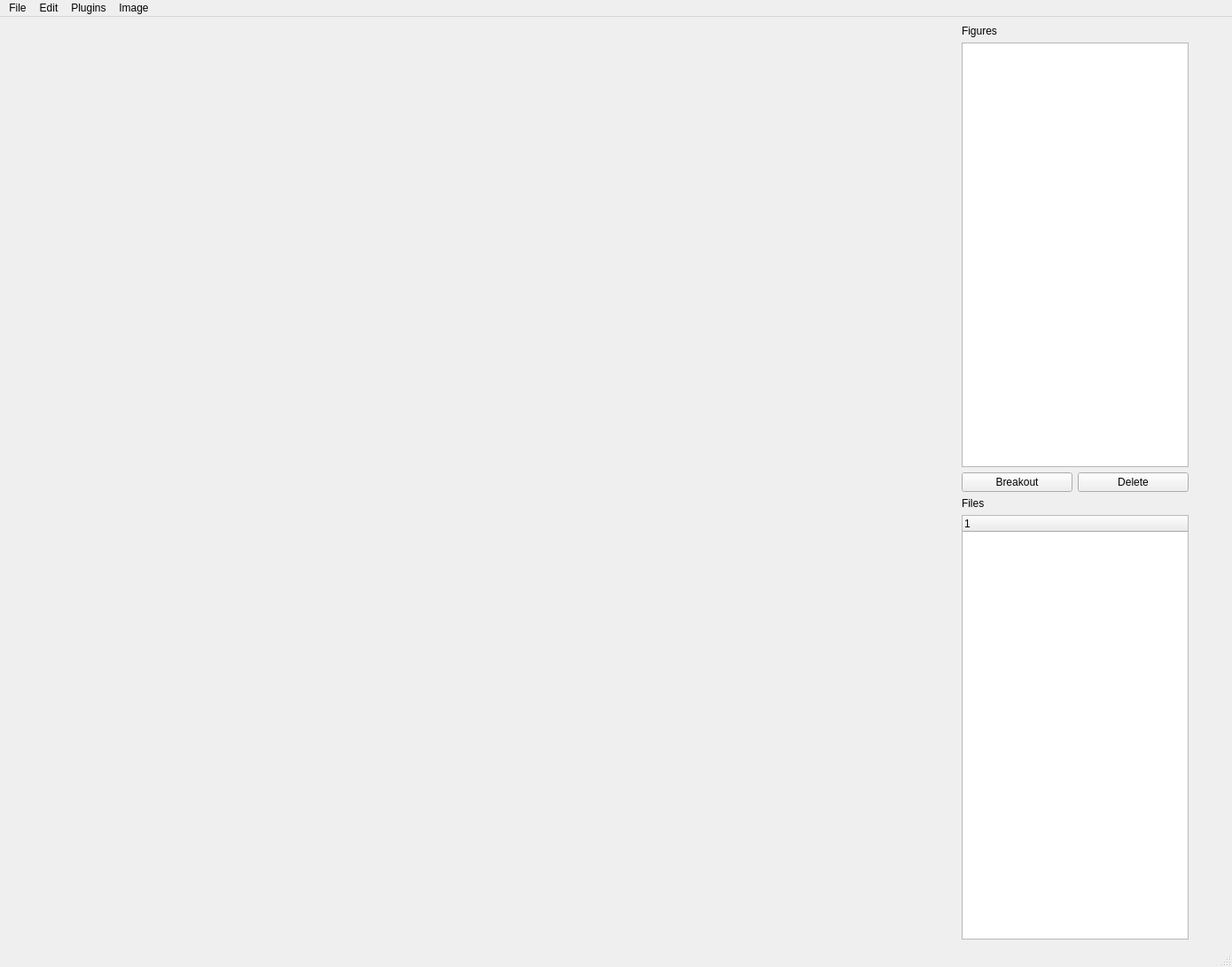
<?xml version="1.0" encoding="UTF-8"?>
<ui version="4.0">
 <class>MainWindow</class>
 <widget class="QMainWindow" name="MainWindow">
  <property name="geometry">
   <rect>
    <x>0</x>
    <y>0</y>
    <width>1390</width>
    <height>1091</height>
   </rect>
  </property>
  <property name="windowTitle">
   <string>MainWindow</string>
  </property>
  <widget class="QWidget" name="centralwidget">
   <layout class="QHBoxLayout" name="horizontalLayout_3">
    <item>
     <widget class="MplWidget" name="MplWidget" native="true">
      <property name="enabled">
       <bool>true</bool>
      </property>
      <property name="sizePolicy">
       <sizepolicy hsizetype="Expanding" vsizetype="Expanding">
        <horstretch>1</horstretch>
        <verstretch>1</verstretch>
       </sizepolicy>
      </property>
      <property name="minimumSize">
       <size>
        <width>1024</width>
        <height>1024</height>
       </size>
      </property>
     </widget>
    </item>
    <item>
     <spacer name="horizontalSpacer">
      <property name="orientation">
       <enum>Qt::Horizontal</enum>
      </property>
      <property name="sizeHint" stdset="0">
       <size>
        <width>12</width>
        <height>20</height>
       </size>
      </property>
     </spacer>
    </item>
    <item>
     <layout class="QVBoxLayout" name="verticalLayout">
      <item>
       <widget class="QLabel" name="label">
        <property name="text">
         <string>Figures</string>
        </property>
       </widget>
      </item>
      <item>
       <widget class="PlotListWidget" name="PlotListWidget">
        <property name="dragEnabled">
         <bool>true</bool>
        </property>
        <property name="dragDropMode">
         <enum>QAbstractItemView::InternalMove</enum>
        </property>
        <property name="defaultDropAction">
         <enum>Qt::MoveAction</enum>
        </property>
        <property name="alternatingRowColors">
         <bool>true</bool>
        </property>
       </widget>
      </item>
      <item>
       <layout class="QHBoxLayout" name="horizontalLayout_2">
        <item>
         <widget class="QPushButton" name="breakoutButton">
          <property name="text">
           <string>Breakout</string>
          </property>
         </widget>
        </item>
        <item>
         <widget class="QPushButton" name="deleteButton">
          <property name="text">
           <string>Delete</string>
          </property>
         </widget>
        </item>
       </layout>
      </item>
      <item>
       <widget class="QLabel" name="label_2">
        <property name="text">
         <string>Files</string>
        </property>
       </widget>
      </item>
      <item>
       <widget class="CohortTreeWidget" name="CohortTreeWidget">
        <property name="columnCount">
         <number>1</number>
        </property>
        <column>
         <property name="text">
          <string>1</string>
         </property>
        </column>
       </widget>
      </item>
     </layout>
    </item>
    <item>
     <spacer name="horizontalSpacer_2">
      <property name="orientation">
       <enum>Qt::Horizontal</enum>
      </property>
      <property name="sizeHint" stdset="0">
       <size>
        <width>40</width>
        <height>20</height>
       </size>
      </property>
     </spacer>
    </item>
   </layout>
  </widget>
  <widget class="QMenuBar" name="menubar">
   <property name="geometry">
    <rect>
     <x>0</x>
     <y>0</y>
     <width>1390</width>
     <height>22</height>
    </rect>
   </property>
   <widget class="QMenu" name="menuFile">
    <property name="title">
     <string>File</string>
    </property>
    <addaction name="actionOpen_Cohort"/>
   </widget>
   <widget class="QMenu" name="menuEdit">
    <property name="title">
     <string>Edit</string>
    </property>
   </widget>
   <widget class="QMenu" name="menuPlugins">
    <property name="title">
     <string>Plugins</string>
    </property>
    <addaction name="actionAdd_Plugins"/>
    <addaction name="separator"/>
   </widget>
   <widget class="QMenu" name="menuImage">
    <property name="title">
     <string>Image</string>
    </property>
    <addaction name="actionBrightness_and_Contrast"/>
   </widget>
   <addaction name="menuFile"/>
   <addaction name="menuEdit"/>
   <addaction name="menuPlugins"/>
   <addaction name="menuImage"/>
  </widget>
  <widget class="QStatusBar" name="statusbar"/>
  <action name="actionAdd_Plugins">
   <property name="text">
    <string>Add Plugins...</string>
   </property>
  </action>
  <action name="actionOpen_Cohort">
   <property name="text">
    <string>Open Cohort...</string>
   </property>
  </action>
  <action name="actionBrightness_and_Contrast">
   <property name="text">
    <string>Brightness and Contrast</string>
   </property>
  </action>
 </widget>
 <customwidgets>
  <customwidget>
   <class>MplWidget</class>
   <extends>QWidget</extends>
   <header>amp.mplwidget</header>
   <container>1</container>
  </customwidget>
  <customwidget>
   <class>PlotListWidget</class>
   <extends>QListWidget</extends>
   <header>amp.plotlistwidget</header>
  </customwidget>
  <customwidget>
   <class>CohortTreeWidget</class>
   <extends>QTreeWidget</extends>
   <header>amp.cohorttreewidget</header>
  </customwidget>
 </customwidgets>
 <resources/>
 <connections/>
</ui>
